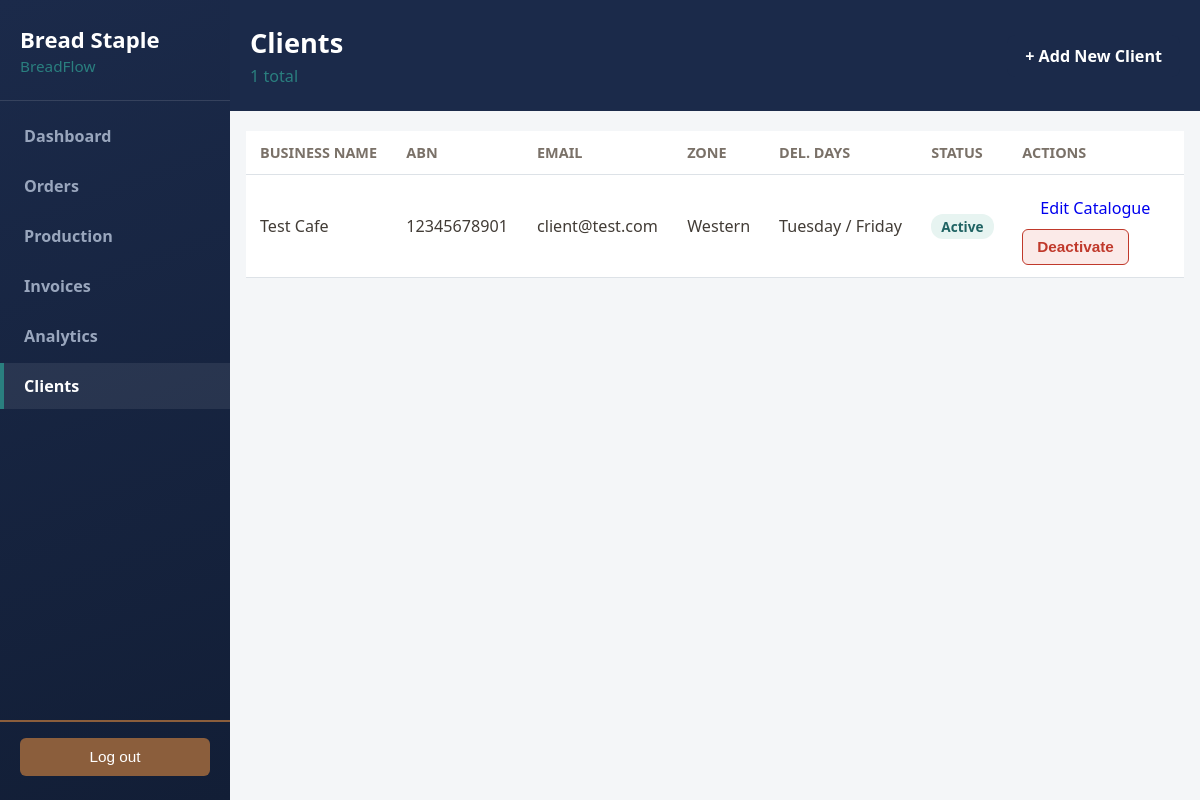
Page /owner/clients (signed in) on the earlier database version.
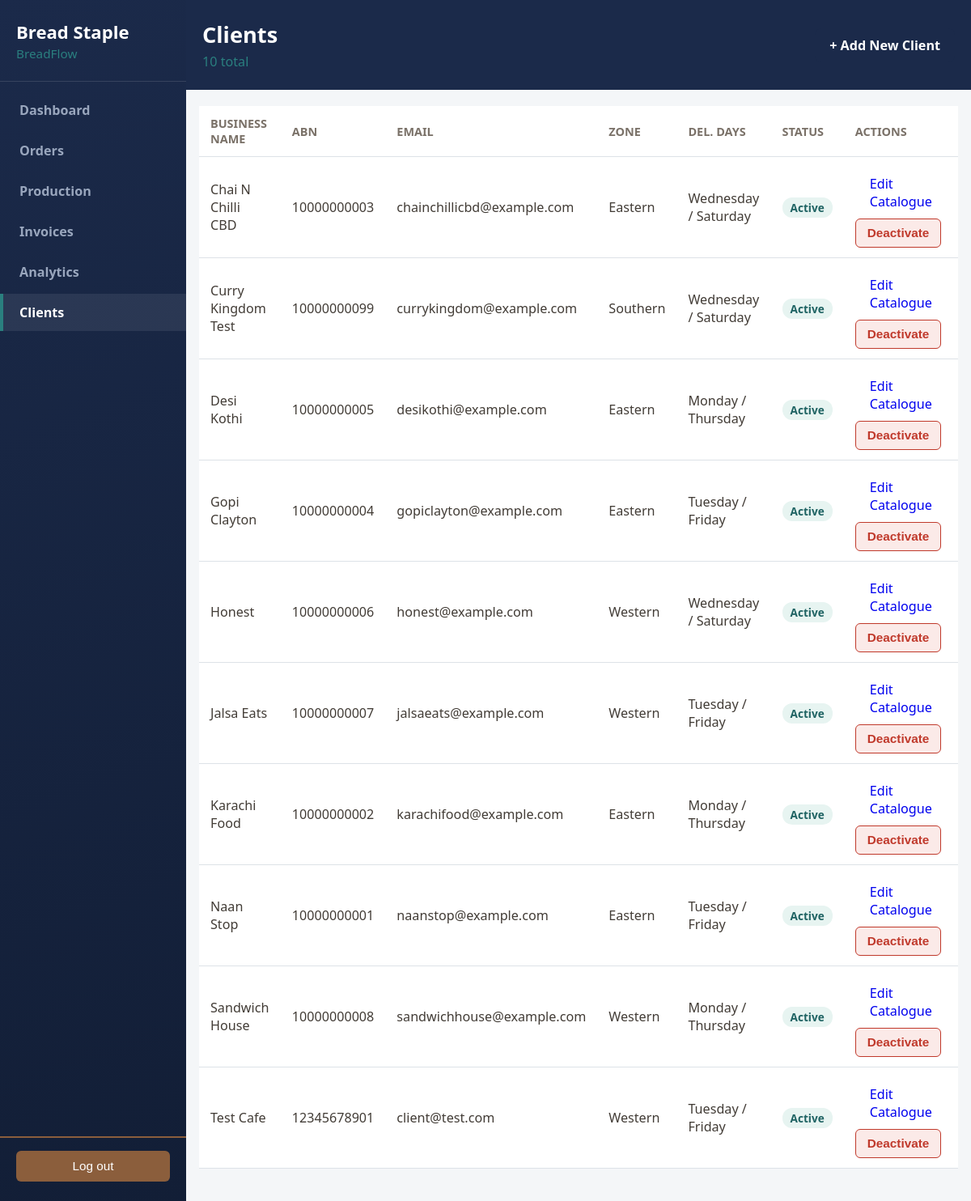
Same page on the later database version.
### tables this page shows
CREATE TABLE clients (
    client_id       INTEGER PRIMARY KEY AUTOINCREMENT,
    user_id         INTEGER NOT NULL UNIQUE REFERENCES users(user_id) ON DELETE CASCADE,
    business_name   TEXT NOT NULL UNIQUE,    -- Module 7: trading name, default A-Z sort key
    -- Exactly 11 digits, no separators: GLOB with 11 single-digit character
    -- classes enforces both the length AND that every character is 0-9 in
    -- one constraint, so a value like "123 456 789" or a 10-digit ABN is
    -- rejected at the database layer, not just in Python.
    abn             TEXT NOT NULL UNIQUE
                    CHECK (abn GLOB '[0-9][0-9][0-9][0-9][0-9][0-9][0-9][0-9][0-9][0-9][0-9]'),
    delivery_zone   TEXT NOT NULL CHECK (delivery_zone IN ('Western', 'Northern', 'Eastern', 'Southern')),
    delivery_day1   TEXT NOT NULL,           -- FR-B1: first of 2 fixed weekly delivery days
    delivery_day2   TEXT NOT NULL CHECK (delivery_day2 != delivery_day1),
    delivery_charge REAL NOT NULL CHECK (delivery_charge > 0),
    internal_notes  TEXT                     -- Module 11: owner-only, must never reach the client portal
);

CREATE TABLE users (
    user_id       INTEGER PRIMARY KEY AUTOINCREMENT,
    email         TEXT NOT NULL UNIQUE,      -- FR-A1: login lookup key
    password_hash TEXT NOT NULL,             -- bcrypt hash only (NF-06) -- never plaintext
    role          TEXT NOT NULL CHECK (role IN ('owner', 'client', 'driver')),  -- FR-A3
    is_active     INTEGER NOT NULL DEFAULT 1 CHECK (is_active IN (0, 1)),       -- SQLite has no native BOOLEAN
    created_at    TEXT NOT NULL DEFAULT (STRFTIME('%Y-%m-%dT%H:%M:%S', 'now')),
    -- FR-A1 data dictionary: "Timestamp of successful login ... Set server-side
    -- ... Cannot be in the future". NULL until the account's first successful
    -- login (e.g. a client created by Module 11 who hasn't logged in yet).
    -- No CHECK constraint needed for "cannot be in the future": this column
    -- is only ever written by User.authenticate() using the database's own
    -- STRFTIME('now'), never from user-supplied input, so a future value is
    -- not reachable through the application.
    login_at      TEXT
);

### routes/owner.py (the view)
@owner_bp.route("/owner/clients")
@login_required("owner")
def client_list():
    return render_template("owner_clients.html", clients=Client.list_all())

### app.py (called while the page is built)
@app.context_processor
def inject_owner_nav_data():
    if session.get("role") == "owner":
        return {"owner_pending_count": Order.count_pending()}
    return {}

### database/db.py (called while the page is built)
def get_db_connection():
    DATABASE_PATH.parent.mkdir(parents=True, exist_ok=True)
    connection = sqlite3.connect(DATABASE_PATH)
    connection.row_factory = sqlite3.Row
    connection.execute("PRAGMA foreign_keys = ON")
    return connection

### models/client.py (called while the page is built)
    @property
    def client_id(self):
        return self._client_id

    @property
    def business_name(self):
        return self._business_name

    @property
    def abn(self):
        return self._abn

    @property
    def delivery_zone(self):
        return self._delivery_zone

    @property
    def delivery_days(self):
        return (self._delivery_day1, self._delivery_day2)

### models/order.py (called while the page is built)
    @classmethod
    def count_pending(cls):
        connection = get_db_connection()
        try:
            return connection.execute(
                "SELECT COUNT(*) AS count FROM orders WHERE order_status = 'pending'"
            ).fetchone()["count"]
        finally:
            connection.close()

### models/user.py (called while the page is built)
    @property
    def email(self):
        return self._email

### templates/owner_clients.html (shortened to what this page needs)
{% extends "owner_base.html" %}
{% block owner_content %}
<div class="order-page">
    <header class="order-header client-list-header">
        <div>
            <h1>Clients</h1>
            <p class="order-subtext">{{ clients|length }} total</p>
        </div>
        <a class="btn-primary btn-inline" href="{{ url_for('owner.add_client') }}">+ Add New Client</a>
    </header>
    <main class="client-table-wrap">
        {% if not clients %}
        <p>No clients yet.</p>
        {% else %}
        <table class="client-table">
            <thead>
                <tr>
                    <th>Business Name</th>
                    <th>ABN</th>
                    <th>Email</th>
                    <th>Zone</th>
                    <th>Del. Days</th>
                    <th>Status</th>
                    <th>Actions</th>
                </tr>
            </thead>
            <tbody>
                {% for client in clients %}
                <tr>
                    <td>{{ client.business_name }}</td>
                    <td>{{ client.abn }}</td>
                    <td>{{ client.email }}</td>
                    <td>{{ client.delivery_zone }}</td>
                    <td>{{ client.delivery_days[0] }} / {{ client.delivery_days[1] }}</td>
                    <td>
                        {% if client.is_active %}
                        <span class="status-pill status-active">Active</span>
                        {% else %}
                        <span class="status-pill status-inactive">Inactive</span>
                        {% endif %}
                    </td>
                    <td>
                        <a class="btn-inline" href="{{ url_for('owner.edit_client_products', client_id=client.client_id) }}">Edit Catalogue</a>
                        {% if client.is_active %}
                        <form method="post" action="{{ url_for('owner.deactivate_client', client_id=client.client_id) }}">
                            <button type="submit" class="btn-deactivate">Deactivate</button>
                        </form>
                        {% else %}
                        <form method="post" action="{{ url_for('owner.reactivate_client', client_id=client.client_id) }}">
                            <button type="submit" class="btn-reactivate">Reactivate</button>
                        </form>
                        {% endif %}
                    </td>
                </tr>
                {% endfor %}
            </tbody>
        </table>
        {% endif %}
    </main>
</div>
{% endblock %}

Differences in the rows shown:
added clients: business_name "Chai N Chilli CBD", abn "10000000003", email "chainchillicbd@example.com", delivery_zone "Eastern", delivery_day1 "Wednesday", delivery_day2 "Saturday"
added clients: business_name "Curry Kingdom Test", abn "10000000099", email "currykingdom@example.com", delivery_zone "Southern", delivery_day1 "Wednesday", delivery_day2 "Saturday"
added clients: business_name "Desi Kothi", abn "10000000005", email "desikothi@example.com", delivery_zone "Eastern", delivery_day1 "Monday", delivery_day2 "Thursday"
added clients: business_name "Gopi Clayton", abn "10000000004", email "gopiclayton@example.com", delivery_zone "Eastern", delivery_day1 "Tuesday", delivery_day2 "Friday"
added clients: business_name "Honest", abn "10000000006", email "honest@example.com", delivery_zone "Western", delivery_day1 "Wednesday", delivery_day2 "Saturday"
added clients: business_name "Jalsa Eats", abn "10000000007", email "jalsaeats@example.com", delivery_zone "Western", delivery_day1 "Tuesday", delivery_day2 "Friday"
added clients: business_name "Karachi Food", abn "10000000002", email "karachifood@example.com", delivery_zone "Eastern", delivery_day1 "Monday", delivery_day2 "Thursday"
added clients: business_name "Naan Stop", abn "10000000001", email "naanstop@example.com", delivery_zone "Eastern", delivery_day1 "Tuesday", delivery_day2 "Friday"
added clients: business_name "Sandwich House", abn "10000000008", email "sandwichhouse@example.com", delivery_zone "Western", delivery_day1 "Monday", delivery_day2 "Thursday"
Other differences:
{{ clients|length }}: "1" → "10"
